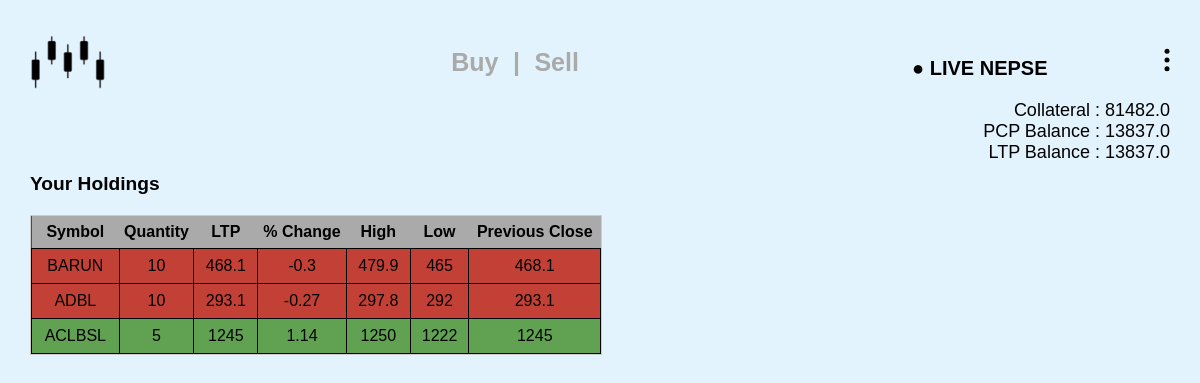
The page / (signed in) on the database its author committed.
### tables this page shows
CREATE TABLE live (
    id INTEGER PRIMARY KEY AUTOINCREMENT,
    symbol VARCHAR(10) NOT NULL,
    ltp DECIMAL(10,2) NOT NULL,
    p_change DECIMAL(5,2) NOT NULL,
    high DECIMAL(10,2) NOT NULL,
    low DECIMAL(10,2) NOT NULL,
    p_close DECIMAL(10,2) NOT NULL,
    date_of_update TIMESTAMP DEFAULT CURRENT_TIMESTAMP
);

CREATE TABLE holdings (
    id INTEGER PRIMARY KEY AUTOINCREMENT,
    uid INTEGER NOT NULL,
    symbol TEXT NOT NULL,
    quantity INTEGER NOT NULL,
    FOREIGN KEY (uid) REFERENCES users(id) ON DELETE CASCADE
);

### app.py (the view)
@app.route("/", methods=["GET","POST"])
@login_required
def home():
    if request.method == "GET":
        amount = db.execute("SELECT amount FROM users WHERE id = ?",session["user_id"])[0]["amount"]
        holds = db.execute("""
                                SELECT l.*, h.quantity
                                FROM live l
                                LEFT JOIN holdings h ON l.symbol = h.symbol
                                WHERE h.uid = ?
                            """, session["user_id"])
        ltp_balance = sum(stock['quantity'] * stock['ltp'] for stock in holds)
        pcp = sum(stock['quantity'] * stock['p_close'] for stock in holds)
        return render_template("index.html",loggedin= True, amt = round(amount,2),pcp_balance=round(pcp,2),ltp_balance=round(ltp_balance,2),holdings = holds)

### others.py (called while the page is built)
def login_required(f):
    @wraps(f)
    def decorated_function(*args, **kwargs):
        if session.get("user_id") is None:
            return redirect("/login")
        return f(*args, **kwargs)
    return decorated_function

### templates/index.html (shortened to what this page needs)
{% extends "layout.html" %}
{% block main %}
    <div style="position: fixed; top: 100px; width: 95%; margin: 0 auto; z-index: 1000;">
        <div style="width: 100%; background-color: transparent; height: fit-content; text-align: right;">
            <span style="font-size: large;">Collateral : {{ amt }}</span>
            <br>
            <span style="font-size: large;"> PCP Balance : {{ pcp_balance }}</span>
            <br>
            <span style="font-size: large;"> LTP Balance : {{ ltp_balance }}</span>
        </div>
        <div style=" font-size: larger; font-weight: bolder; width: 100%; background-color:transparent; min-height: 60%; margin-top: 10px; text-align: left;">
            Your Holdings
        </div>
        <div style="width: fit-content; min-width: 50%; background-color: green; min-height: 60%; margin-top: 20px;">
            <div class="table-container">
                <table id="stockTable">
                    <thead>
                        <tr>
                            <th>Symbol</th>
                            <th>Quantity</th>
                            <th>LTP</th>
                            <th>% Change</th>
                            <th>High</th>
                            <th>Low</th>
                            <th>Previous Close</th>
                        </tr>
                    </thead>
                    <tbody>
                        {% for stock in holdings %}
                        <tr class="{{ 'green' if stock.p_change > 0 else 'red' if stock.p_change < 0 else 'white' }}">
                            <td>{{ stock.symbol }}</td>
                            <td>{{ stock.quantity }}</td>
                            <td>{{ stock.ltp }}</td>
                            <td>{{ stock.p_change }}</td>
                            <td>{{ stock.high }}</td>
                            <td>{{ stock.low }}</td>
                            <td>{{ stock.p_close }}</td>
                        </tr>
                        {% endfor %}
                    </tbody>
                </table>
            </div>
        </div>
    </div>
{% endblock %}

### templates/layout.html (shortened to what this page needs)
<!DOCTYPE html>
<html lang="en">
<head>
  <link rel="stylesheet" href="/static/styles.css">
</head>
<body>
    <div class="top-bar">
        <a href="/">
            <img src="{{ url_for('static', filename='images/SSLogo.png') }}" alt="Logo" class="logo">
        </a>
        {% if loggedin == True %}
          <a>
            <span class="bsbox" onclick="openPopup('buy')">Buy</span>
            <span class="bsbox">|</span>
            <span class="bsbox" onclick="openPopup('sell')">Sell</span>
        </a>
        {% endif %}
        <div style="align-items: center; align-content: center; justify-content: center;">
          {% if loggedin == True %}
            {% if not live %}
            <a href="/live" style="text-decoration:none;">
              <span class="live-text"  >● LIVE NEPSE</span>
            </a>
            {% endif %}
            <div class="dropdown">
              <a href="#" onclick="toggleDropdown(event)">
                <svg width="30" height="30" viewBox="0 0 24 24" fill="none" xmlns="http://www.w3.org/2000/svg">
                  <circle cx="12" cy="5" r="2" fill="black" />
                  <circle cx="12" cy="12" r="2" fill="black" />
                  <circle cx="12" cy="19" r="2" fill="black" />
                </svg>
              </a>
            </div>
          {% endif %}
        </div>
    </div>
  <main class="container py-5 text-center">
    {% block main %}{% endblock %}
  </main>
</body>
</html>

### static/styles.css (style rules this page uses)
html, body { height: 100%; font-family: Arial, sans-serif; text-align: center; margin-top: 0px; background-color: #e3f3fd; }
body { display: flex; flex-direction: column; }
.top-bar { display: flex; align-items: center; justify-content: space-between; padding: 10px 10px; background-color: #e3f3fd; border-radius: 0px; flex-shrink: 0; }
.logo { width: 100px; height: 100px; }
.live-text { font-size: 20px; font-weight: bold; margin-right: 100px; text-decoration: none; color: black; }
.container { flex-grow: 1; width: 100%; display: flex; align-items: center; justify-content: center; }
.table-container { width: 100%; max-height: calc(100% - 50px); overflow-y: auto; display: block; border: 1px solid #ccc; margin-top: 10px; }
table { width: 100%; border-collapse: collapse; }
th { height: 30px; background-color: #aaa; font-weight: bold; position: sticky; top: 0; z-index: 1; }
td { border: 1px solid black; padding: 8px; text-align: center; }
.green { background-color: #60a152; }
.red { background-color: #c24036; }
.bsbox { padding: 5px; font-size: 25px; font-weight: bold; border: none; background: none; color: #AAA; cursor: pointer; display: inline-block; transition: color 0.2s, border-bottom 0.2s; }
.dropdown { position: relative; display: inline-block; width: fit-content; z-index: 9998; }

### rows shown on the page
live: symbol "BARUN", quantity "10", ltp "468.1", p_change "-0.3", high "479.9", low "465", p_close "468.1"
live: symbol "ADBL", quantity "10", ltp "293.1", p_change "-0.27", high "297.8", low "292", p_close "293.1"
live: symbol "ACLBSL", quantity "5", ltp "1245", p_change "1.14", high "1250", low "1222", p_close "1245"

### other values the page prints
{{ amt }} "81482.0"
{{ pcp_balance }} "13837.0"
{{ ltp_balance }} "13837.0"
